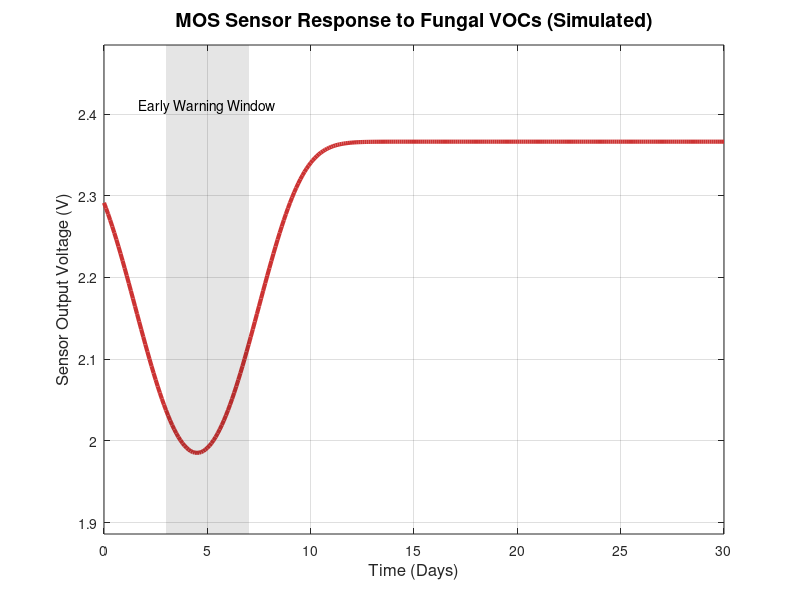

Here is the MATLAB script that generated this plot:
% sensor_response_simulation.m
% Simulates a Metal Oxide Semiconductor (MOS) sensor response to fungal VOCs

clear; clc; close all;

% 1. Load the Gas Concentration Data (from your previous logic)
days = 0:0.1:30;
% (Insert the same biomass & gas burst logic here to get your 'marker_concentration')
% For this script, we will use a simplified version of the marker data:
peak_day = 4.5; peak_width = 2.0;
pulse = exp(-((days - peak_day).^2) / (2 * peak_width^2));
tail = 0.05 * ones(size(days));
marker_concentration = 0.4 * (pulse + tail)'; % This is your REU

% 2. MOS Sensor Physics Model
% Typical MOS sensor behavior: Resistance decreases as gas concentration increases
R0 = 10000; % Baseline resistance in clean air (10 kOhm)
% Empirical constants for the sensor's sensitivity to alcohols/VOCs
sensitivity_a = 0.8; % How much the resistance drops
sensitivity_b = 0.5; % Non-linearity factor

% Calculate the sensor resistance over time
% (Adding a small baseline to avoid division by zero)
R_sensor = R0 ./ (1 + sensitivity_a * (marker_concentration .^ sensitivity_b));

% 3. Convert Resistance to a Readable Voltage
% Standard voltage divider circuit: V_out = V_in * (R_sensor / (R_sensor + R_load))
V_in = 5.0; % 5V supply (like USB power)
R_load = 10000; % 10 kOhm load resistor
V_out = V_in * (R_sensor ./ (R_sensor + R_load));

% 4. Plot the "Sellable" Sensor Signal
figure('Position', [100, 100, 900, 500]);
plot(days, V_out, 'LineWidth', 3, 'Color', [0.8 0.2 0.2]); % Red line for sensor voltage
hold on;

% Add the Early Warning Window
xregion = [3 7];
ylimits = [min(V_out)*0.95, max(V_out)*1.05];
patch([xregion(1) xregion(2) xregion(2) xregion(1)], ...
      [ylimits(1) ylimits(1) ylimits(2) ylimits(2)], ...
      'k', 'FaceAlpha', 0.1, 'EdgeColor', 'none');
text(5, ylimits(2)*0.97, 'Early Warning Window', 'HorizontalAlignment', 'center');

% Formatting
xlabel('Time (Days)', 'FontSize', 12);
ylabel('Sensor Output Voltage (V)', 'FontSize', 12);
title('MOS Sensor Response to Fungal VOCs (Simulated)', 'FontSize', 14);
grid on;
ylim(ylimits);

% Save for your report
if ~exist('../results', 'dir'), mkdir('../results'); end
saveas(gcf, '../results/sensor_voltage_response.png');
disp('Sensor response simulation complete.');
